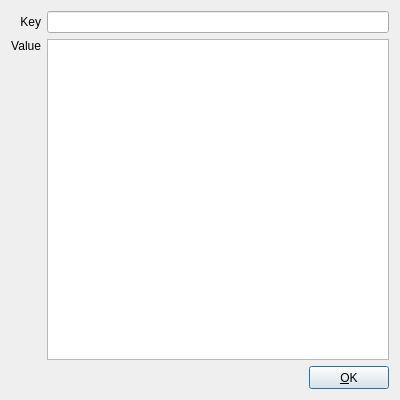
<?xml version="1.0" encoding="UTF-8"?>
<ui version="4.0">
 <class>KeyValueDialog</class>
 <widget class="QDialog" name="KeyValueDialog">
  <property name="geometry">
   <rect>
    <x>0</x>
    <y>0</y>
    <width>400</width>
    <height>400</height>
   </rect>
  </property>
  <layout class="QGridLayout" name="gridLayout">
   <item row="1" column="1" colspan="2">
    <widget class="QTextEdit" name="textEditValue">
     <property name="tabChangesFocus">
      <bool>true</bool>
     </property>
    </widget>
   </item>
   <item row="2" column="1">
    <spacer name="horizontalSpacer">
     <property name="orientation">
      <enum>Qt::Horizontal</enum>
     </property>
     <property name="sizeHint" stdset="0">
      <size>
       <width>40</width>
       <height>20</height>
      </size>
     </property>
    </spacer>
   </item>
   <item row="1" column="0">
    <widget class="QLabel" name="labelValue">
     <property name="text">
      <string>Value</string>
     </property>
     <property name="alignment">
      <set>Qt::AlignRight|Qt::AlignTop|Qt::AlignTrailing</set>
     </property>
    </widget>
   </item>
   <item row="0" column="1" colspan="2">
    <widget class="QLineEdit" name="lineEditKey"/>
   </item>
   <item row="2" column="2">
    <widget class="QPushButton" name="pushButtonOK">
     <property name="minimumSize">
      <size>
       <width>75</width>
       <height>23</height>
      </size>
     </property>
     <property name="text">
      <string>&amp;OK</string>
     </property>
     <property name="shortcut">
      <string>Alt+O</string>
     </property>
    </widget>
   </item>
   <item row="0" column="0">
    <widget class="QLabel" name="labelKey">
     <property name="text">
      <string>Key</string>
     </property>
     <property name="alignment">
      <set>Qt::AlignRight|Qt::AlignTrailing|Qt::AlignVCenter</set>
     </property>
    </widget>
   </item>
  </layout>
 </widget>
 <tabstops>
  <tabstop>lineEditKey</tabstop>
  <tabstop>textEditValue</tabstop>
  <tabstop>pushButtonOK</tabstop>
 </tabstops>
 <resources/>
 <connections>
  <connection>
   <sender>pushButtonOK</sender>
   <signal>clicked()</signal>
   <receiver>KeyValueDialog</receiver>
   <slot>accept()</slot>
   <hints>
    <hint type="sourcelabel">
     <x>227</x>
     <y>177</y>
    </hint>
    <hint type="destinationlabel">
     <x>237</x>
     <y>152</y>
    </hint>
   </hints>
  </connection>
 </connections>
 <slots>
  <slot>addressFinished()</slot>
  <slot>nameFinished()</slot>
  <slot>testConnection()</slot>
  <slot>okClicked()</slot>
  <slot>nameChanged(QString)</slot>
  <slot>addressChanged(QString)</slot>
 </slots>
</ui>
